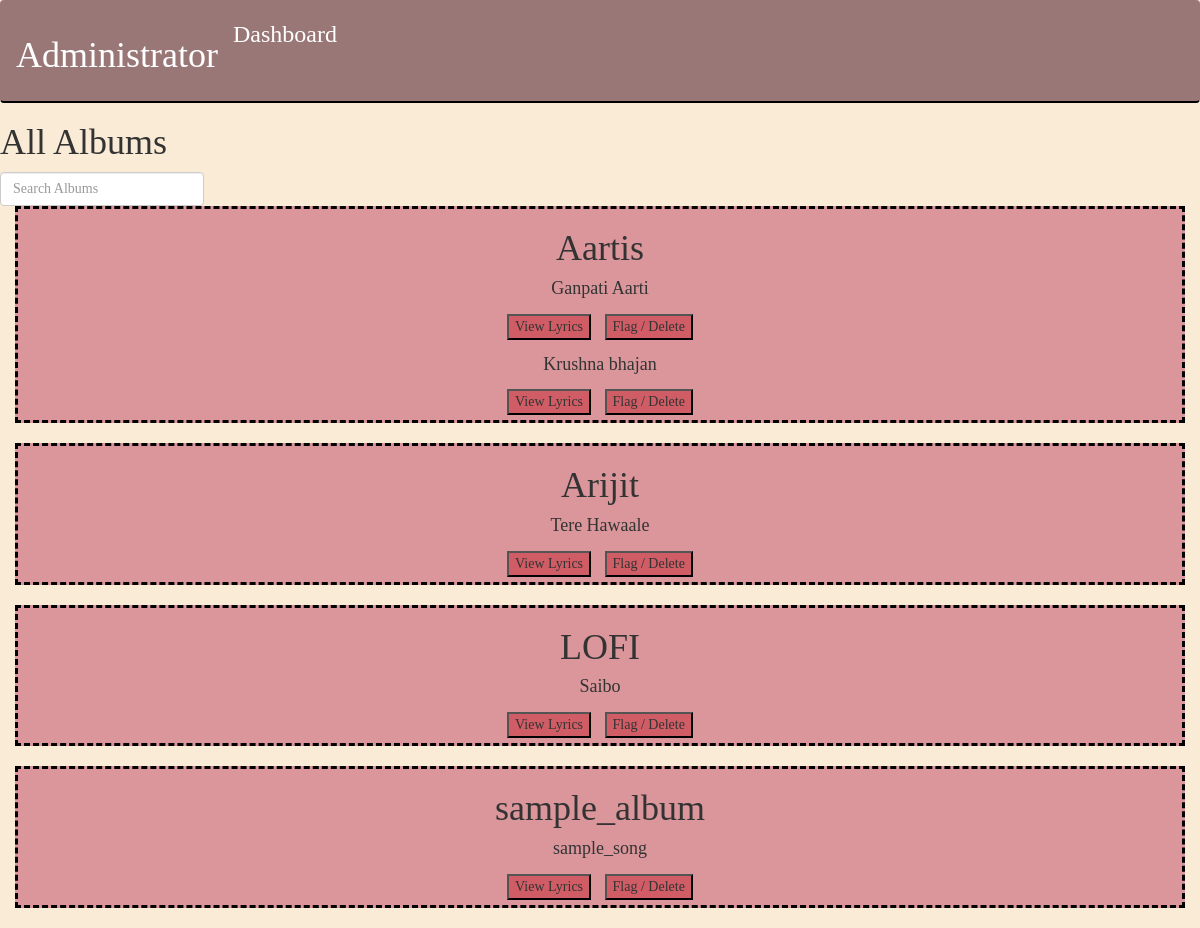
Screenshot of /albums with the database file from the repository.
### application/models.py (models this page shows)
class Song(db.Model):
    __tablename__ = 'song'
    song_id = db.Column(db.Integer, primary_key=True)
    name = db.Column(db.String, nullable=False)
    lyrics = db.Column(db.String, nullable=False)
    genre = db.Column(db.String, nullable=False)
    date_cr = db.Column(db.String, nullable=False)
    singer = db.Column(db.String,nullable=False)
    rateR = db.relationship("Rating",backref="Rating.song_id")
    albR = db.relationship("Album",backref="Album.song_id")

class Album(db.Model):
    __tablename__ = 'album'
    album_id = db.Column(db.Integer ,primary_key=True)
    aname = db.Column(db.String, nullable=False)
    song_id = db.Column(db.Integer, db.ForeignKey(Song.song_id))

### application/controllers.py (the view)
@app.route("/albums",methods=["GET"])
def albums():
    if request.method == "GET":
        return render_template("albums.html",song_list=song_list,album_list=album_list,alb=alb,sg=sg)

### templates/albums.html (shortened to what this page needs)
<!DOCTYPE html>
<html>
    <head>
        <link href="https://maxcdn.bootstrapcdn.com/bootstrap/3.3.6/css/bootstrap.min.css" rel="stylesheet" />
        <link rel="stylesheet" href="{{ url_for('static',filename='css/basic.css')}}">
    </head>
    <body>
        <nav class="navbar navbar-expand-lg navbar-light bg-light">
            <span class="navbar-text"><h1>Administrator</h1></span>
            <div class="navbar-nav" >
                <a class="nav-item nav-link" href="/admin_dashboard"><h3>Dashboard</h3></a>
            </div>
        </nav>
        <h1>All Albums</h1>
        <form class="form-inline d-flex justify-content-center md-form form-sm mt-0" action="/search">
          <input class="form-control form-control-sm ml-3 w-75" type="text" name="q" placeholder="Search Albums">
        </form>
        <div class="container">
            <div class="row">
              <div class="col-sm">
                {% for album in album_list %}
                <div class="card border-secondary mb-3">
                    <div class="card-body">
                      <h1 class="card-title">{{ album[0] }}</h1>
                      {% for record in alb.query.filter_by(aname=album[0]).all() %}
                      <div class="card-text">
                        <h4>{{ sg.query.filter_by(song_id=record.song_id).first().name }}</h4>
                        <form method="post">
                          <button type="submit" name="sid" value={{record.song_id}} formaction="/show_lyrics">View Lyrics</button>
                          <button type="submit" name="sid" value={{record.song_id}} formaction="/del_song" >Flag / Delete</button>
                        </form>
                      </div>
                      {% endfor %}
                    </div>
                  </div>
                {% endfor %}
              </div>
            </div>
          </div>
    </body>
</html>

### static/css/basic.css (style rules this page uses)
body { background-color: rgb(250,235,215); font-family: cursive; }
.bg-light { color: white; background-color: rgb(154, 119, 119); border-bottom: 2px solid black; }
.nav-link { color: white; text-decoration: none; }
button { background-color: rgb(208, 93, 101); margin: 5px; }
.mb-3 { border: 3px dashed black; background-color: rgb(218,150,155); text-align: center; }

### rows the page displays
Album: {{ record.song_id }} 3 (drawn)
Song: query.filter_by "Ganpati Aarti"
Album: {{ record.song_id }} 4 (drawn)
Song: query.filter_by "Krushna bhajan"
Album: {{ record.song_id }} 7 (drawn)
Song: query.filter_by "Tere Hawaale"
Album: {{ record.song_id }} 9 (drawn)
Song: query.filter_by "Saibo"
Album: {{ record.song_id }} 11 (drawn)
Song: query.filter_by "sample_song"

### other values shown
{{ album[0] }} "Aartis" "Arijit" "LOFI" "sample_album"
